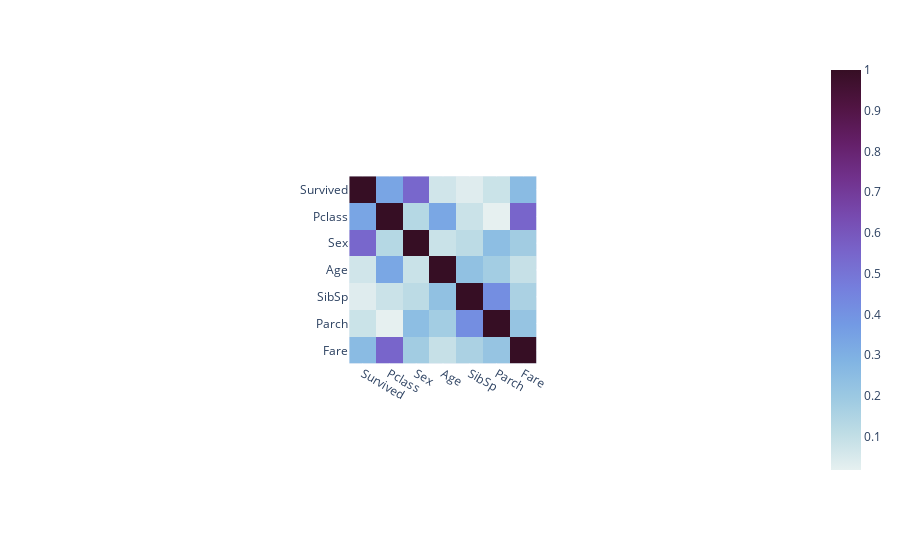

This figure's notebook cell:
### Code cell
px.imshow(df.corr().abs(), color_continuous_scale= 'dense')

### Figure 1 — Plotly figure (JSON) as saved in the notebook; plotly's stock layout.template omitted (floating-point values rounded to 4 significant figures)
{"data": [{"coloraxis": "coloraxis", "hovertemplate": "x: %{x}<br>y: %{y}<br>color: %{z}<extra></extra>", "name": "0", "type": "heatmap", "x": ["Survived", "Pclass", "Sex", "Age", "SibSp", "Parch", "Fare"], "xaxis": "x", "y": ["Survived", "Pclass", "Sex", "Age", "SibSp", "Parch", "Fare"], "yaxis": "y", "z": [[1, 0.3385, 0.5434, 0.06981, 0.03532, 0.08163, 0.2573], [0.3385, 1, 0.1319, 0.3313, 0.08308, 0.01844, 0.5495], [0.5434, 0.1319, 1, 0.08415, 0.1146, 0.2455, 0.1823], [0.06981, 0.3313, 0.08415, 1, 0.2326, 0.1792, 0.09157], [0.03532, 0.08308, 0.1146, 0.2326, 1, 0.4148, 0.1597], [0.08163, 0.01844, 0.2455, 0.1792, 0.4148, 1, 0.2162], [0.2573, 0.5495, 0.1823, 0.09157, 0.1597, 0.2162, 1]]}], "layout": {"autosize": true, "coloraxis": {"colorscale": [[0, "rgb(230, 240, 240)"], [0.09091, "rgb(191, 221, 229)"], [0.1818, "rgb(156, 201, 226)"], [0.2727, "rgb(129, 180, 227)"], [0.3636, "rgb(115, 154, 228)"], [0.4545, "rgb(117, 127, 221)"], [0.5455, "rgb(120, 100, 202)"], [0.6364, "rgb(119, 74, 175)"], [0.7273, "rgb(113, 50, 141)"], [0.8182, "rgb(100, 31, 104)"], [0.9091, "rgb(80, 20, 66)"], [1, "rgb(54, 14, 36)"]]}, "margin": {"t": 60}, "xaxis": {"anchor": "y", "autorange": true, "constrain": "domain", "domain": [0.3709, 0.6291], "range": [-0.5, 6.5], "scaleanchor": "y", "type": "category"}, "yaxis": {"anchor": "x", "autorange": true, "constrain": "domain", "domain": [0, 1], "range": [6.5, -0.5], "type": "category"}}}
